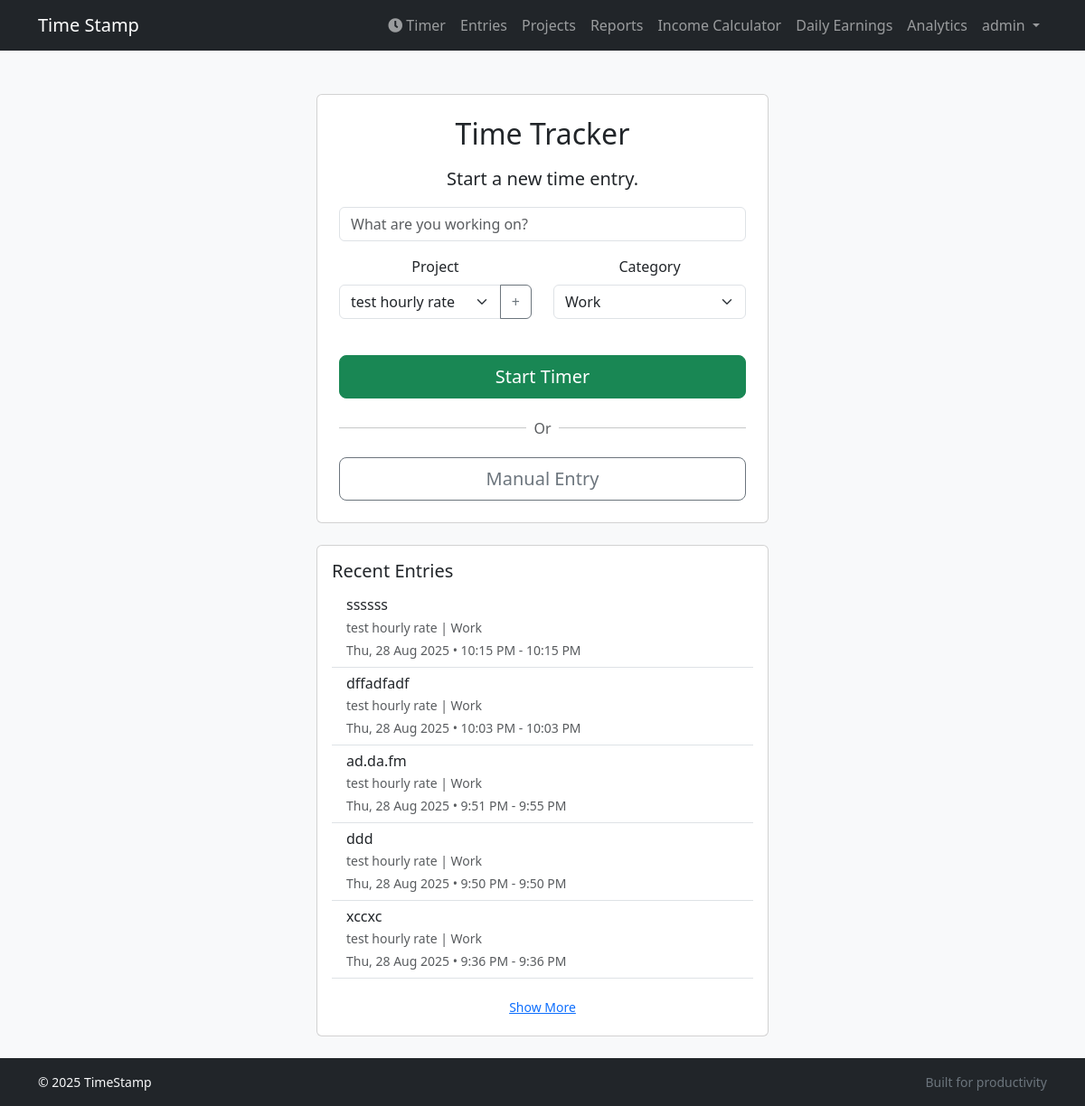
The app's page / (signed in), older data.
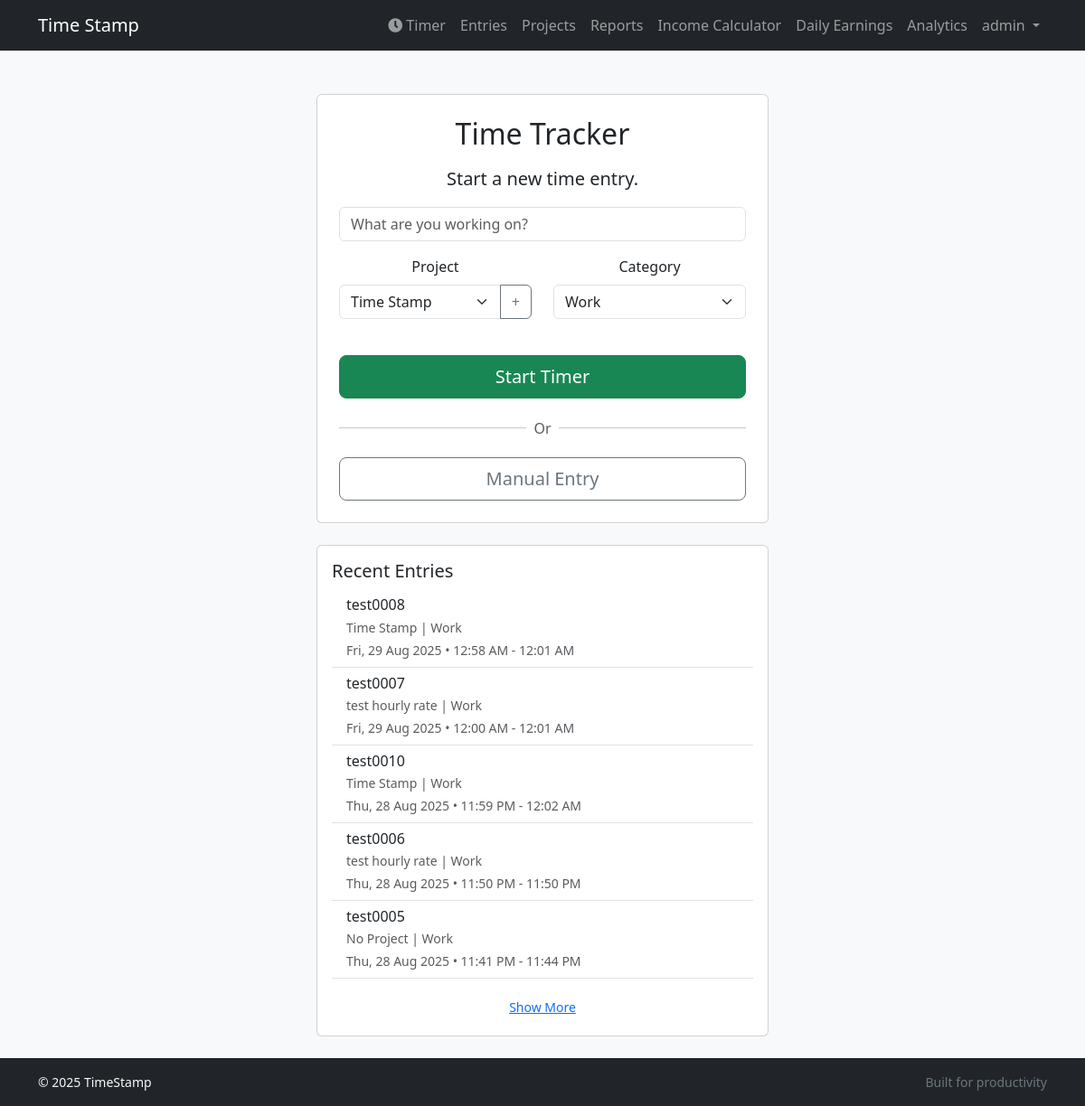
The same page, newer data.
### tracker/models.py (models this page shows, shortened)
class TimeEntry(models.Model):
    user = models.ForeignKey(settings.AUTH_USER_MODEL, on_delete=models.CASCADE)
    project = models.ForeignKey(Project, on_delete=models.CASCADE, null=True, blank=True, related_name='time_entries')
    title = models.CharField(max_length=200)
    description = models.TextField(blank=True)
    notes = models.TextField(blank=True)
    start_time = models.DateTimeField()
    end_time = models.DateTimeField(null=True, blank=True)
    is_archived = models.BooleanField(default=False)
    category = models.CharField(max_length=10, choices=CATEGORY_CHOICES, default='work')
    is_paused = models.BooleanField(default=False)
    last_pause_time = models.DateTimeField(null=True, blank=True)
    paused_duration = models.DurationField(default=timedelta(0))
    is_manual = models.BooleanField(default=False)  # Add this field
    was_edited = models.BooleanField(default=False) # Add this line
    class Meta:
        ordering = ['-start_time']

class Project(models.Model):
    user = models.ForeignKey(User, on_delete=models.CASCADE, related_name='projects')
    name = models.CharField(max_length=100)
    description = models.TextField(blank=True)
    category = models.CharField(max_length=10, choices=CATEGORY_CHOICES, default='work')
    is_archived = models.BooleanField(default=False)
    hourly_rate = models.DecimalField(max_digits=8, decimal_places=2, default=0.00)

### tracker/views.py (the view)
# urls.py: path('', views.HomePageView.as_view(), name='home'),
class HomePageView(View):
    def get(self, request, *args, **kwargs):
        if request.user.is_authenticated:
            active_entry = TimeEntry.objects.filter(user=request.user, end_time__isnull=True).first()
            projects = Project.objects.filter(user=request.user)
            recent_entries = TimeEntry.objects.filter(
                user=request.user,
                end_time__isnull=False
            ).order_by('-start_time')[:10]
            latest_work_entry = TimeEntry.objects.filter(user=request.user, category='work', project__isnull=False).order_by('-start_time').first()
            latest_personal_entry = TimeEntry.objects.filter(user=request.user, category='personal', project__isnull=False).order_by('-start_time').first()
            context = {
                'active_entry': active_entry,
                'projects': projects,
                'recent_entries': recent_entries,
                'latest_work_project_id': latest_work_entry.project.id if latest_work_entry else None,
                'latest_personal_project_id': latest_personal_entry.project.id if latest_personal_entry else None,
                'new_project_id': request.GET.get('new_project_id'),
                'new_category': request.GET.get('new_category'),
            }
            return render(request, 'home.html', context)
        else:
            return render(request, 'tracker/landing.html')

### templates/home.html (shortened to what the changed rows need)
{% extends "base.html" %}
{% block content %}
{% if user.is_authenticated %}
    <div class="text-center">
        <div class="card mx-auto" style="max-width: 500px;">
            <div class="card-body p-4">
                <h2 class="card-title mb-3">Time Tracker</h2>
                {% if active_entry %}
                    <p class="lead">Timer is running for: <strong>{{ active_entry.title }}</strong></p>
                    <p class="text-muted">Project: {{ active_entry.project.name|default:"None" }} | Category: {{ active_entry.get_category_display }}</p>
                    <h1 id="timer" class="display-4 my-3"
                        data-starttime="{{ active_entry.start_time.isoformat }}"
                        data-is-paused="{{ active_entry.is_paused|yesno:'true,false' }}"
                        data-paused-duration="{{ active_entry.paused_duration.total_seconds }}"
                        data-last-pause-time="{{ active_entry.last_pause_time.isoformat|default:'' }}">00:00:00</h1>
                    <div class="d-grid gap-2 d-sm-flex justify-content-sm-center">
                        {% if active_entry.is_paused %}
                            <form action="{% url 'tracker:resume_timer' %}" method="post" class="flex-fill">
                                {% csrf_token %}
                                <button type="submit" class="btn btn-success btn-lg w-100">Resume</button>
                            </form>
                        {% else %}
                            <form action="{% url 'tracker:pause_timer' %}" method="post" class="flex-fill">
                                {% csrf_token %}
                                <button type="submit" class="btn btn-warning btn-lg w-100">Pause</button>
                            </form>
                        {% endif %}
                        <form action="{% url 'tracker:stop_timer' %}" method="post" class="flex-fill">
                            {% csrf_token %}
                            <button type="submit" class="btn btn-danger btn-lg w-100">Stop Timer</button>
                        </form>
                    </div>
                {% else %}
                    <p class="lead">Start a new time entry.</p>
                    <form action="{% url 'tracker:start_timer' %}" method="post">
                        <div class="mb-3">
                            <input type="text" name="title" class="form-control" placeholder="What are you working on?" required>
                        </div>
                        <div class="row">
                            <div class="col-md-6 mb-3">
                                <label for="project" class="form-label">Project</label>
                                <div class="input-group">
                                    <select name="project" id="project" class="form-select"
                                            data-latest-work-project="{{ latest_work_project_id|default:'' }}"
                                            data-latest-personal-project="{{ latest_personal_project_id|default:'' }}"
                                            data-new-project-id="{{ new_project_id|default:'' }}">
                                        {% for project in projects %}
                                        <option value="{{ project.pk }}" data-category="{{ project.category }}">{{ project.name }}</option>
                                        {% endfor %}
                                    </select>
                                    <a href="{% url 'tracker:project_create' %}?next={{ request.path }}" class="btn btn-outline-secondary" role="button">+</a>
                                </div>
                            </div>
                            <div class="col-md-6 mb-3">
                                <label for="category" class="form-label">Category</label>
                                <select name="category" id="category" class="form-select">
                                    <option value="work" {% if new_category == 'work' or not new_category %}selected{% endif %}>Work</option>
                                </select>
                            </div>
                        </div>
                        <div class="d-grid gap-3 mt-4">
                            <button type="submit" class="btn btn-success btn-lg">Start Timer</button>
                            <div class="d-flex align-items-center">
                                <hr class="flex-grow-1">
                                <span class="mx-2 text-muted">Or</span>
                                <hr class="flex-grow-1">
                            </div>
                            <a href="{% url 'tracker:entry_create' %}" class="btn btn-outline-secondary btn-lg">Manual Entry</a>
                        </div>
                    </form>
                {% endif %}
            </div>
        </div>
    </div>
    {% if recent_entries %}
    <div class="card mx-auto mt-4" style="max-width: 500px;">
        <div class="card-body">
            <ul class="list-group list-group-flush" id="recent-entries-list">
                {% for entry in recent_entries %}
                <li class="list-group-item recent-entry" {% if forloop.counter > 5 %}style="display: none;"{% endif %}>
                    <div class="d-flex w-100 justify-content-between">
                        <h6 class="mb-1">
                            <a href="#" class="text-decoration-none text-dark view-details-btn"
                               data-entry-id="{{ entry.pk }}"
                               data-bs-toggle="modal"
                               data-bs-target="#entryDetailsModal">
                                {{ entry.title }}
                            </a>
                        </h6>
                    </div>
                    <p class="mb-1 text-muted small">
                        {{ entry.project.name|default:"No Project" }} | {{ entry.get_category_display }}
                    </p>
                    <p class="mb-0 text-muted small">
                        {{ entry.start_time|date:"D, j M Y" }} &bull; {{ entry.start_time|date:"g:i A" }} - {{ entry.end_time|date:"g:i A" }}
                    </p>
                </li>
                {% endfor %}
            </ul>
        </div>
    </div>
    {% endif %}
{% endif %}
{% endblock %}

Row changes from the older to the newer data that the page shows:
removed TimeEntry: title "ssssss", project.name "test hourly rate", category "Work", start_time "Thu, 28 Aug 2025", start_time "10:15 PM", end_time "10:15 PM"
removed TimeEntry: title "dffadfadf", project.name "test hourly rate", category "Work", start_time "Thu, 28 Aug 2025", start_time "10:03 PM", end_time "10:03 PM"
removed TimeEntry: title "ad.da.fm", project.name "test hourly rate", category "Work", start_time "Thu, 28 Aug 2025", start_time "9:51 PM", end_time "9:55 PM"
removed TimeEntry: title "ddd", project.name "test hourly rate", category "Work", start_time "Thu, 28 Aug 2025", start_time "9:50 PM", end_time "9:50 PM"
removed TimeEntry: title "xccxc", project.name "test hourly rate", category "Work", start_time "Thu, 28 Aug 2025", start_time "9:36 PM", end_time "9:36 PM"
added TimeEntry: title "test0008", project.name "Time Stamp", category "Work", start_time "Fri, 29 Aug 2025", start_time "12:58 AM", end_time "12:01 AM"
added TimeEntry: title "test0007", project.name "test hourly rate", category "Work", start_time "Fri, 29 Aug 2025", start_time "12:00 AM", end_time "12:01 AM"
added TimeEntry: title "test0010", project.name "Time Stamp", category "Work", start_time "Thu, 28 Aug 2025", start_time "11:59 PM", end_time "12:02 AM"
added TimeEntry: title "test0006", project.name "test hourly rate", category "Work", start_time "Thu, 28 Aug 2025", start_time "11:50 PM", end_time "11:50 PM"
added TimeEntry: title "test0005", project.name "No Project", category "Work", start_time "Thu, 28 Aug 2025", start_time "11:41 PM", end_time "11:44 PM"
Text that changed along with them:
form field project: "test hourly rate" → "Time Stamp"
